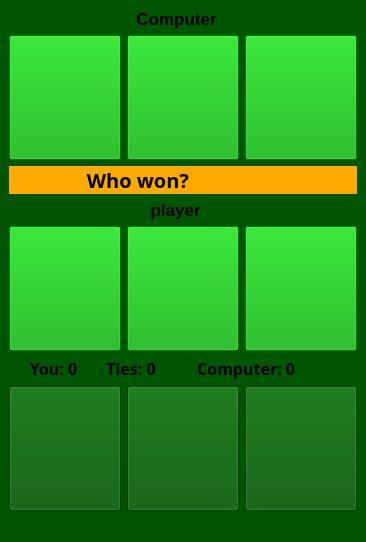
<?xml version="1.0" encoding="UTF-8"?>
<ui version="4.0">
 <class>MainWindow</class>
 <widget class="QMainWindow" name="MainWindow">
  <property name="geometry">
   <rect>
    <x>0</x>
    <y>0</y>
    <width>366</width>
    <height>542</height>
   </rect>
  </property>
  <property name="minimumSize">
   <size>
    <width>366</width>
    <height>542</height>
   </size>
  </property>
  <property name="maximumSize">
   <size>
    <width>366</width>
    <height>542</height>
   </size>
  </property>
  <property name="windowTitle">
   <string>Puuzel 15</string>
  </property>
  <property name="windowIcon">
   <iconset>
    <normaloff>hand.png</normaloff>hand.png</iconset>
  </property>
  <property name="styleSheet">
   <string notr="true">background-color: rgb(0, 85, 0);</string>
  </property>
  <widget class="QWidget" name="centralwidget">
   <layout class="QGridLayout" name="gridLayout">
    <item row="0" column="0" colspan="2">
     <widget class="QLabel" name="label_4">
      <property name="font">
       <font>
        <pointsize>13</pointsize>
        <bold>true</bold>
       </font>
      </property>
      <property name="text">
       <string>                           Computer</string>
      </property>
     </widget>
    </item>
    <item row="1" column="0">
     <widget class="QPushButton" name="btn1_unvisivable">
      <property name="sizePolicy">
       <sizepolicy hsizetype="Minimum" vsizetype="Expanding">
        <horstretch>0</horstretch>
        <verstretch>0</verstretch>
       </sizepolicy>
      </property>
      <property name="minimumSize">
       <size>
        <width>112</width>
        <height>112</height>
       </size>
      </property>
      <property name="font">
       <font>
        <pointsize>33</pointsize>
       </font>
      </property>
      <property name="styleSheet">
       <string notr="true">background-color: rgb(0, 170, 0);</string>
      </property>
      <property name="text">
       <string/>
      </property>
     </widget>
    </item>
    <item row="1" column="1">
     <widget class="QPushButton" name="btn_computer">
      <property name="sizePolicy">
       <sizepolicy hsizetype="Minimum" vsizetype="Expanding">
        <horstretch>0</horstretch>
        <verstretch>0</verstretch>
       </sizepolicy>
      </property>
      <property name="minimumSize">
       <size>
        <width>112</width>
        <height>112</height>
       </size>
      </property>
      <property name="font">
       <font>
        <pointsize>33</pointsize>
       </font>
      </property>
      <property name="styleSheet">
       <string notr="true">background-color: rgb(0, 170, 0);</string>
      </property>
      <property name="text">
       <string/>
      </property>
      <property name="iconSize">
       <size>
        <width>112</width>
        <height>112</height>
       </size>
      </property>
     </widget>
    </item>
    <item row="1" column="2">
     <widget class="QPushButton" name="btn2_unvisivable">
      <property name="sizePolicy">
       <sizepolicy hsizetype="Minimum" vsizetype="Expanding">
        <horstretch>0</horstretch>
        <verstretch>0</verstretch>
       </sizepolicy>
      </property>
      <property name="minimumSize">
       <size>
        <width>112</width>
        <height>112</height>
       </size>
      </property>
      <property name="font">
       <font>
        <pointsize>33</pointsize>
       </font>
      </property>
      <property name="styleSheet">
       <string notr="true">background-color: rgb(0, 170, 0);</string>
      </property>
      <property name="text">
       <string/>
      </property>
     </widget>
    </item>
    <item row="2" column="0" colspan="3">
     <widget class="QLabel" name="how_win">
      <property name="font">
       <font>
        <family>Segoe Print</family>
        <pointsize>15</pointsize>
        <bold>true</bold>
       </font>
      </property>
      <property name="styleSheet">
       <string notr="true">background-color: rgb(255, 170, 0);</string>
      </property>
      <property name="text">
       <string>               Who won?</string>
      </property>
     </widget>
    </item>
    <item row="3" column="0" colspan="2">
     <widget class="QLabel" name="label_2">
      <property name="font">
       <font>
        <pointsize>13</pointsize>
        <bold>true</bold>
       </font>
      </property>
      <property name="text">
       <string>                              player</string>
      </property>
     </widget>
    </item>
    <item row="4" column="0">
     <widget class="QPushButton" name="btn3_unvisivable">
      <property name="sizePolicy">
       <sizepolicy hsizetype="Minimum" vsizetype="Expanding">
        <horstretch>0</horstretch>
        <verstretch>0</verstretch>
       </sizepolicy>
      </property>
      <property name="minimumSize">
       <size>
        <width>112</width>
        <height>112</height>
       </size>
      </property>
      <property name="font">
       <font>
        <pointsize>33</pointsize>
       </font>
      </property>
      <property name="styleSheet">
       <string notr="true">background-color: rgb(0, 170, 0);</string>
      </property>
      <property name="text">
       <string/>
      </property>
     </widget>
    </item>
    <item row="4" column="1">
     <widget class="QPushButton" name="btn_you">
      <property name="sizePolicy">
       <sizepolicy hsizetype="Minimum" vsizetype="Expanding">
        <horstretch>0</horstretch>
        <verstretch>0</verstretch>
       </sizepolicy>
      </property>
      <property name="minimumSize">
       <size>
        <width>112</width>
        <height>112</height>
       </size>
      </property>
      <property name="font">
       <font>
        <pointsize>33</pointsize>
       </font>
      </property>
      <property name="styleSheet">
       <string notr="true">background-color: rgb(0, 170, 0);</string>
      </property>
      <property name="text">
       <string/>
      </property>
      <property name="iconSize">
       <size>
        <width>112</width>
        <height>112</height>
       </size>
      </property>
     </widget>
    </item>
    <item row="4" column="2">
     <widget class="QPushButton" name="btn4_unvisivable">
      <property name="sizePolicy">
       <sizepolicy hsizetype="Minimum" vsizetype="Expanding">
        <horstretch>0</horstretch>
        <verstretch>0</verstretch>
       </sizepolicy>
      </property>
      <property name="minimumSize">
       <size>
        <width>112</width>
        <height>112</height>
       </size>
      </property>
      <property name="font">
       <font>
        <pointsize>33</pointsize>
       </font>
      </property>
      <property name="styleSheet">
       <string notr="true">background-color: rgb(0, 170, 0);</string>
      </property>
      <property name="text">
       <string/>
      </property>
     </widget>
    </item>
    <item row="5" column="0" colspan="3">
     <widget class="QLabel" name="scoreboard">
      <property name="font">
       <font>
        <family>Segoe Print</family>
        <pointsize>12</pointsize>
        <bold>true</bold>
       </font>
      </property>
      <property name="text">
       <string>     You: 0       Ties: 0          Computer: 0</string>
      </property>
     </widget>
    </item>
    <item row="6" column="0">
     <widget class="QPushButton" name="btn_paper">
      <property name="sizePolicy">
       <sizepolicy hsizetype="Minimum" vsizetype="Expanding">
        <horstretch>0</horstretch>
        <verstretch>0</verstretch>
       </sizepolicy>
      </property>
      <property name="minimumSize">
       <size>
        <width>112</width>
        <height>112</height>
       </size>
      </property>
      <property name="font">
       <font>
        <pointsize>13</pointsize>
       </font>
      </property>
      <property name="styleSheet">
       <string notr="true"/>
      </property>
      <property name="text">
       <string/>
      </property>
      <property name="icon">
       <iconset>
        <normaloff>paper.png</normaloff>paper.png</iconset>
      </property>
      <property name="iconSize">
       <size>
        <width>120</width>
        <height>112</height>
       </size>
      </property>
     </widget>
    </item>
    <item row="6" column="1">
     <widget class="QPushButton" name="btn_scissors">
      <property name="sizePolicy">
       <sizepolicy hsizetype="Minimum" vsizetype="Expanding">
        <horstretch>0</horstretch>
        <verstretch>0</verstretch>
       </sizepolicy>
      </property>
      <property name="minimumSize">
       <size>
        <width>112</width>
        <height>112</height>
       </size>
      </property>
      <property name="font">
       <font>
        <pointsize>33</pointsize>
       </font>
      </property>
      <property name="styleSheet">
       <string notr="true"/>
      </property>
      <property name="text">
       <string/>
      </property>
      <property name="icon">
       <iconset>
        <normaloff>scissors.png</normaloff>scissors.png</iconset>
      </property>
      <property name="iconSize">
       <size>
        <width>112</width>
        <height>112</height>
       </size>
      </property>
     </widget>
    </item>
    <item row="6" column="2">
     <widget class="QPushButton" name="btn_rock">
      <property name="sizePolicy">
       <sizepolicy hsizetype="Minimum" vsizetype="Expanding">
        <horstretch>0</horstretch>
        <verstretch>0</verstretch>
       </sizepolicy>
      </property>
      <property name="minimumSize">
       <size>
        <width>112</width>
        <height>112</height>
       </size>
      </property>
      <property name="font">
       <font>
        <pointsize>33</pointsize>
       </font>
      </property>
      <property name="styleSheet">
       <string notr="true"/>
      </property>
      <property name="text">
       <string/>
      </property>
      <property name="icon">
       <iconset>
        <normaloff>rock.png</normaloff>rock.png</iconset>
      </property>
      <property name="iconSize">
       <size>
        <width>112</width>
        <height>112</height>
       </size>
      </property>
     </widget>
    </item>
   </layout>
  </widget>
  <widget class="QMenuBar" name="menubar">
   <property name="geometry">
    <rect>
     <x>0</x>
     <y>0</y>
     <width>366</width>
     <height>22</height>
    </rect>
   </property>
  </widget>
  <widget class="QStatusBar" name="statusbar"/>
 </widget>
 <resources/>
 <connections/>
</ui>
